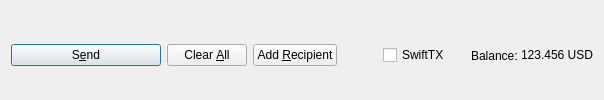
         <widget class="QFrame" name="frame_Send">
          <layout class="QHBoxLayout" name="horizontalLayout">
           <property name="bottomMargin">
            <number>0</number>
           </property>
           <item>
            <widget class="QPushButton" name="sendButton">
             <property name="minimumSize">
              <size>
               <width>150</width>
               <height>0</height>
              </size>
             </property>
             <property name="toolTip">
              <string>Confirm the send action</string>
             </property>
             <property name="text">
              <string>S&amp;end</string>
             </property>
             <property name="icon">
              <iconset resource="../unitedstatedollarcrypto.qrc">
               <normaloff>:/icons/send</normaloff>:/icons/send</iconset>
             </property>
             <property name="autoDefault">
              <bool>false</bool>
             </property>
             <property name="default">
              <bool>true</bool>
             </property>
            </widget>
           </item>
           <item>
            <widget class="QPushButton" name="clearButton">
             <property name="sizePolicy">
              <sizepolicy hsizetype="Minimum" vsizetype="Fixed">
               <horstretch>0</horstretch>
               <verstretch>0</verstretch>
              </sizepolicy>
             </property>
             <property name="toolTip">
              <string>Clear all fields of the form.</string>
             </property>
             <property name="text">
              <string>Clear &amp;All</string>
             </property>
             <property name="icon">
              <iconset resource="../unitedstatedollarcrypto.qrc">
               <normaloff>:/icons/remove</normaloff>:/icons/remove</iconset>
             </property>
             <property name="autoDefault">
              <bool>false</bool>
             </property>
            </widget>
           </item>
           <item>
            <widget class="QPushButton" name="addButton">
             <property name="toolTip">
              <string>Send to multiple recipients at once</string>
             </property>
             <property name="text">
              <string>Add &amp;Recipient</string>
             </property>
             <property name="icon">
              <iconset resource="../unitedstatedollarcrypto.qrc">
               <normaloff>:/icons/add</normaloff>:/icons/add</iconset>
             </property>
             <property name="autoDefault">
              <bool>false</bool>
             </property>
            </widget>
           </item>
           <item>
            <spacer name="horizontalSpacer">
             <property name="orientation">
              <enum>Qt::Horizontal</enum>
             </property>
             <property name="sizeHint" stdset="0">
              <size>
               <width>40</width>
               <height>20</height>
              </size>
             </property>
            </spacer>
           </item>
           <item>
            <layout class="QHBoxLayout" name="horizontalLayout_2">
             <property name="spacing">
              <number>3</number>
             </property>
             <item>
              <widget class="QCheckBox" name="checkSwiftTX">
               <property name="enabled">
                <bool>true</bool>
               </property>
               <property name="minimumSize">
                <size>
                 <width>85</width>
                 <height>0</height>
                </size>
               </property>
               <property name="text">
                <string>SwiftTX</string>
               </property>
              </widget>
             </item>
             <item>
              <widget class="QLabel" name="label">
               <property name="text">
                <string>Balance:</string>
               </property>
              </widget>
             </item>
             <item>
              <widget class="QLabel" name="labelBalance">
               <property name="sizePolicy">
                <sizepolicy hsizetype="Preferred" vsizetype="Fixed">
                 <horstretch>0</horstretch>
                 <verstretch>0</verstretch>
                </sizepolicy>
               </property>
               <property name="cursor">
                <cursorShape>IBeamCursor</cursorShape>
               </property>
               <property name="text">
                <string notr="true">123.456 USD</string>
               </property>
               <property name="textInteractionFlags">
                <set>Qt::LinksAccessibleByMouse|Qt::TextSelectableByKeyboard|Qt::TextSelectableByMouse</set>
               </property>
              </widget>
             </item>
            </layout>
           </item>
          </layout>
         </widget>
